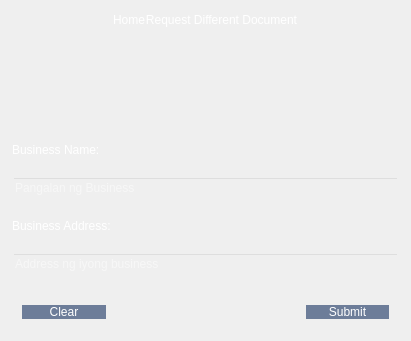
      <widget class="QWidget" name="form_bp">
       <layout class="QVBoxLayout" name="verticalLayout_21">
        <item alignment="Qt::AlignTop">
         <widget class="QFrame" name="frame_29">
          <property name="styleSheet">
           <string notr="true">background-color: transparent;</string>
          </property>
          <property name="frameShape">
           <enum>QFrame::StyledPanel</enum>
          </property>
          <property name="frameShadow">
           <enum>QFrame::Raised</enum>
          </property>
          <layout class="QVBoxLayout" name="verticalLayout_20">
           <property name="spacing">
            <number>20</number>
           </property>
           <property name="leftMargin">
            <number>0</number>
           </property>
           <property name="topMargin">
            <number>0</number>
           </property>
           <property name="rightMargin">
            <number>0</number>
           </property>
           <property name="bottomMargin">
            <number>0</number>
           </property>
           <item>
            <widget class="QFrame" name="frame_31">
             <property name="frameShape">
              <enum>QFrame::StyledPanel</enum>
             </property>
             <property name="frameShadow">
              <enum>QFrame::Raised</enum>
             </property>
             <layout class="QHBoxLayout" name="horizontalLayout_12" stretch="0,0">
              <property name="spacing">
               <number>0</number>
              </property>
              <property name="leftMargin">
               <number>100</number>
              </property>
              <property name="topMargin">
               <number>0</number>
              </property>
              <property name="rightMargin">
               <number>100</number>
              </property>
              <property name="bottomMargin">
               <number>95</number>
              </property>
              <item>
               <widget class="QPushButton" name="btn_home2">
                <property name="styleSheet">
                 <string notr="true">QPushButton{
background-color:transparent;
color: white;
font: 20pt &quot;Segoe UI&quot;;border-radius: 16px;
}
QPushButton:focus{
background-color: rgb(89, 120, 142);
transform: scale(0.98); 
box-shadow: 3px 2px 22px 1px rgba(0, 0, 0, 0.24); 

}
</string>
                </property>
                <property name="text">
                 <string>Home</string>
                </property>
                <property name="icon">
                 <iconset>
                  <normaloff>icons/home_icon.png</normaloff>icons/home_icon.png</iconset>
                </property>
                <property name="iconSize">
                 <size>
                  <width>50</width>
                  <height>50</height>
                 </size>
                </property>
               </widget>
              </item>
              <item>
               <widget class="QPushButton" name="btn_toRequest_3">
                <property name="styleSheet">
                 <string notr="true">QPushButton{
background-color:transparent;
color: white;
font: 20pt &quot;Segoe UI&quot;;border-radius: 16px;
}
QPushButton:focus{
background-color: rgb(89, 120, 142);
transform: scale(0.98); 
box-shadow: 3px 2px 22px 1px rgba(0, 0, 0, 0.24); 

}
</string>
                </property>
                <property name="text">
                 <string>Request Different Document</string>
                </property>
                <property name="icon">
                 <iconset>
                  <normaloff>icons/document_icon.png</normaloff>icons/document_icon.png</iconset>
                </property>
                <property name="iconSize">
                 <size>
                  <width>50</width>
                  <height>50</height>
                 </size>
                </property>
               </widget>
              </item>
             </layout>
            </widget>
           </item>
           <item>
            <widget class="QLabel" name="label_22">
             <property name="styleSheet">
              <string notr="true">color: rgb(255, 255, 255);
	font: 24pt &quot;Helvetica Neue&quot;;
background-color:transparent;</string>
             </property>
             <property name="text">
              <string>Business Name:</string>
             </property>
             <property name="wordWrap">
              <bool>true</bool>
             </property>
            </widget>
           </item>
           <item>
            <widget class="QLineEdit" name="bp_bname">
             <property name="styleSheet">
              <string notr="true">color: rgb(255, 255, 255);
	font: 24pt &quot;Helvetica Neue&quot;;</string>
             </property>
             <property name="placeholderText">
              <string>Pangalan ng Business</string>
             </property>
            </widget>
           </item>
           <item>
            <widget class="QLabel" name="label_23">
             <property name="styleSheet">
              <string notr="true">color: rgb(255, 255, 255);
	font: 24pt &quot;Helvetica Neue&quot;;
background-color:transparent;</string>
             </property>
             <property name="text">
              <string>Business Address:</string>
             </property>
            </widget>
           </item>
           <item>
            <widget class="QLineEdit" name="bp_badress">
             <property name="styleSheet">
              <string notr="true">color: rgb(255, 255, 255);
	font: 24pt &quot;Helvetica Neue&quot;;</string>
             </property>
             <property name="text">
              <string/>
             </property>
             <property name="placeholderText">
              <string>Address ng iyong business</string>
             </property>
            </widget>
           </item>
           <item>
            <widget class="QFrame" name="frame_30">
             <property name="styleSheet">
              <string notr="true">background-color: transparent;</string>
             </property>
             <property name="frameShape">
              <enum>QFrame::StyledPanel</enum>
             </property>
             <property name="frameShadow">
              <enum>QFrame::Raised</enum>
             </property>
             <layout class="QHBoxLayout" name="horizontalLayout_11">
              <property name="spacing">
               <number>200</number>
              </property>
              <item>
               <widget class="QPushButton" name="clear_bp">
                <property name="styleSheet">
                 <string notr="true">QPushButton{
background-color: rgb(109, 125, 153);
color: white;
font: 20pt &quot;Segoe UI&quot;;
border-radius: 16px;
}</string>
                </property>
                <property name="text">
                 <string>Clear</string>
                </property>
               </widget>
              </item>
              <item>
               <widget class="QPushButton" name="submit_bp">
                <property name="styleSheet">
                 <string notr="true">QPushButton{
background-color: rgb(109, 125, 153);
color: white;
font: 20pt &quot;Segoe UI&quot;;border-radius: 16px;
}</string>
                </property>
                <property name="text">
                 <string>Submit</string>
                </property>
               </widget>
              </item>
             </layout>
            </widget>
           </item>
          </layout>
         </widget>
        </item>
       </layout>
      </widget>
